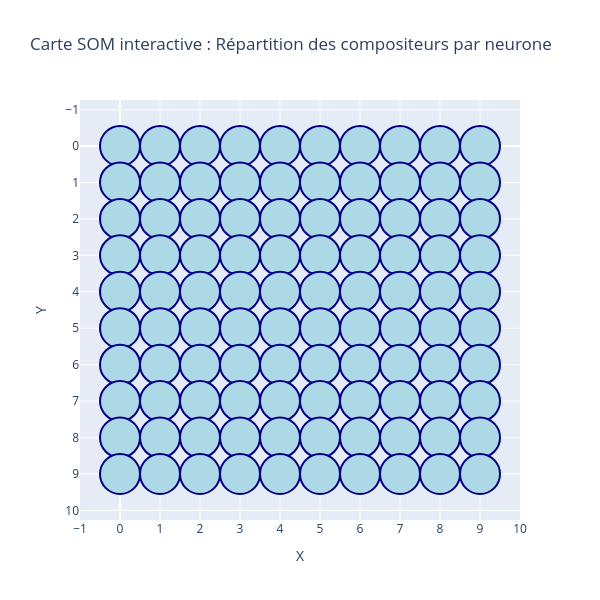

Here is the notebook cell this chart was saved with:
### Markdown cell above
## Avec un entraînement stochastique

### Code cell
import numpy as np
import pandas as pd
from minisom import MiniSom
from sklearn.preprocessing import MinMaxScaler
from collections import defaultdict, Counter
import plotly.graph_objects as go

scaler = MinMaxScaler()
X_scaled = scaler.fit_transform(X)

# === 3. SOM training ===
som_size = 10
som = MiniSom(x=som_size, y=som_size, input_len=4896, sigma=1.0, learning_rate=0.5)
som.random_weights_init(X_scaled)
som.train_random(X_scaled, 1990)

# === 4. Associer chaque entrée à un neurone ===
winner_map = defaultdict(list)
for i, x in enumerate(X_scaled):
    w = som.winner(x)
    winner_map[w].append(y[i])

# === 5. Préparation des données pour affichage Plotly ===
x_coords, y_coords, texts = [], [], []

for x in range(som_size):
    for y in range(som_size):
        x_coords.append(x)
        y_coords.append(y)
        comps = winner_map.get((x, y), [])
        if comps:
            counts = Counter(comps)
            text = "<br>".join([f"{k}: {v}" for k, v in counts.items()])
        else:
            text = "Aucun morceau"
        texts.append(text)

# === 6. Création de la figure Plotly ===
fig = go.Figure()

fig.add_trace(go.Scatter(
    x=x_coords,
    y=y_coords,
    mode='markers',
    marker=dict(size=40, color='lightblue', line=dict(width=2, color='darkblue')),
    text=texts,
    hoverinfo='text'
))

fig.update_layout(
    title="Carte SOM interactive : Répartition des compositeurs par neurone",
    xaxis=dict(title="X", range=[-1, som_size], dtick=1),
    yaxis=dict(title="Y", range=[-1, som_size], dtick=1, autorange="reversed"),
    showlegend=False,
    width=600,
    height=600
)

fig.show()

### Figure 1 — Plotly figure (JSON) as saved in the notebook; plotly's stock layout.template omitted (floating-point values rounded to 4 significant figures)
{"data": [{"hoverinfo": "text", "marker": {"color": "lightblue", "line": {"color": "darkblue", "width": 2}, "size": 40}, "mode": "markers", "text": ["Bartok; Bela: 3<br>Britten; Benjamin: 1<br>Schoenberg; Arnold: 3<br>Varese; Edgar: 3<br>Webern; Anton: 1<br>Messiaen; Olivier: 13<br>Prokofiew; Sergej: 1<br>Faure; Gabriel: 1", "Bartok; Bela: 1<br>Berg; Alban: 5<br>Hindemith; Paul: 5<br>Schoenberg; Arnold: 2<br>Shostakovich; Dmitri: 1<br>Stravinsky; Igor: 3<br>Varese; Edgar: 1<br>Webern; Anton: 4<br>Weill; Kurt: 3<br>Boulez; Pierre: 4<br>Messiaen; Olivier: 3<br>Faure; Gabriel: 1", "Debussy; Claude: 2<br>Bartok; Bela: 2<br>Berg; Alban: 1<br>Verdi; Giuseppe: 1<br>Messiaen; Olivier: 1<br>Milhaud; Darius: 1<br>Prokofiew; Sergej: 1<br>Shostakovich; Dmitri: 1<br>Chopin; Frederic: 1<br>Faure; Gabriel: 1", "Lully; Jean-Baptiste: 1<br>Messiaen; Olivier: 1<br>Mussorgsky; Modest: 1<br>Saint-Saens; Camille: 1<br>Beethoven; Ludwig van: 2<br>Debussy; Claude: 2<br>Platti; Giovanni Benedetto: 1<br>Haydn; Joseph: 2<br>Prokofiew; Sergej: 1<br>Chopin; Frederic: 1<br>Schumann; Robert: 1", "Stamitz; Johann: 2<br>Lully; Jean-Baptiste: 1<br>Purcell; Henry: 1<br>Rameau; Jean-Phillipe: 2<br>Vivaldi; Antonio: 1<br>Haydn; Joseph: 4<br>Stravinsky; Igor: 1<br>Brahms; Johannes: 1<br>Mendelssohn-Bartholdy; Felix: 2<br>Beethoven; Ludwig van: 1<br>Bach; Carl Philipp Emanuel: 2<br>Scarlatti; Domenico: 1<br>Platti; Giovanni Benedetto: 2<br>Schumann; Robert: 1", "Stamitz; Johann: 1<br>Purcell; Henry: 4<br>Rameau; Jean-Phillipe: 6<br>Vivaldi; Antonio: 2<br>Boccherini; Luigi Rodolofo: 1<br>Haydn; Joseph: 1<br>Mendelssohn-Bartholdy; Felix: 1", "Stamitz; Johann: 1<br>Corelli; Arcangelo: 1<br>Vivaldi; Antonio: 1<br>Boccherini; Luigi Rodolofo: 1<br>Haydn; Joseph: 4<br>Mozart; Wolfgang Amadeus: 4<br>Mendelssohn-Bartholdy; Felix: 2<br>Rimsky-Korsakov; Nicolai: 1<br>Wagner; Richard: 1<br>Bach; Carl Philipp Emanuel: 2<br>Debussy; Claude: 1<br>Schubert; Franz: 2<br>Bach; Johann Sebastian: 3<br>Couperin; Francois: 3<br>Rameau; Jean-Phillipe: 2<br>Cimarosa; Domenico: 3<br>Dussek; Jan Ladislav: 2<br>Grieg; Edvard: 1", "Mahler; Gustav: 1<br>Lully; Jean-Baptiste: 1<br>Rameau; Jean-Phillipe: 2<br>Vivaldi; Antonio: 2<br>Grieg; Edvard: 1<br>Bach; Carl Philipp Emanuel: 1<br>Bach; Johann Sebastian: 2<br>Haydn; Joseph: 1<br>Shostakovich; Dmitri: 4<br>Brahms; Johannes: 2<br>Chopin; Frederic: 1<br>Tchaikovsky; Peter Iljitsch: 1", "Brahms; Johannes: 3<br>Saint-Saens; Camille: 2<br>Verdi; Giuseppe: 1<br>Beethoven; Ludwig van: 1<br>Bach; Carl Philipp Emanuel: 1<br>Schubert; Franz: 3<br>Milhaud; Darius: 1<br>Prokofiew; Sergej: 1", "Beethoven; Ludwig van: 1<br>Corelli; Arcangelo: 1<br>Handel; George Frederic: 1<br>Vivaldi; Antonio: 2<br>Pleyel; Ignace Joseph: 1<br>Debussy; Claude: 1<br>Scarlatti; Domenico: 1<br>Schubert; Franz: 2<br>Bach; Johann Sebastian: 2<br>Giustini; Lodovico: 4<br>Milhaud; Darius: 1<br>Prokofiew; Sergej: 1<br>Faure; Gabriel: 1<br>Schumann; Robert: 1<br>Tchaikovsky; Peter Iljitsch: 1", "Debussy; Claude: 2<br>Strauss; Richard: 1<br>Bartok; Bela: 2<br>Berg; Alban: 3<br>Hindemith; Paul: 5<br>Prokofiew; Sergej: 3<br>Schoenberg; Arnold: 4<br>Shostakovich; Dmitri: 4<br>Stravinsky; Igor: 2<br>Varese; Edgar: 2<br>Webern; Anton: 3<br>Weill; Kurt: 1<br>Ravel; Maurice: 1<br>Boulez; Pierre: 3<br>Messiaen; Olivier: 5", "Mahler; Gustav: 2<br>Antheil; George: 1<br>Berg; Alban: 1<br>Britten; Benjamin: 1<br>Hindemith; Paul: 4<br>Shostakovich; Dmitri: 8<br>Stravinsky; Igor: 1<br>Varese; Edgar: 1<br>Weill; Kurt: 1<br>Dvorak; Antonin: 1<br>Liszt; Franz: 3<br>Debussy; Claude: 1<br>Bartok; Bela: 1<br>Boulez; Pierre: 2<br>Milhaud; Darius: 1<br>Schoenberg; Arnold: 5<br>Tchaikovsky; Peter Iljitsch: 1", "Beethoven; Ludwig van: 1<br>Debussy; Claude: 1<br>Sibelius; Jean: 1<br>Antheil; George: 2<br>Bartok; Bela: 4<br>Hindemith; Paul: 12<br>Messiaen; Olivier: 10<br>Schoenberg; Arnold: 9<br>Stravinsky; Igor: 2<br>Varese; Edgar: 2<br>Webern; Anton: 1<br>Bruckner; Anton: 2<br>Liszt; Franz: 2<br>Wagner; Richard: 1<br>Boulez; Pierre: 1<br>Prokofiew; Sergej: 1<br>Shostakovich; Dmitri: 1", "Strauss; Richard: 1<br>Bartok; Bela: 2<br>Hindemith; Paul: 1<br>Borodin; Alexander: 1<br>Rimsky-Korsakov; Nicolai: 1<br>Smetana; Bedrich: 1<br>Verdi; Giuseppe: 2<br>Beethoven; Ludwig van: 1<br>Sibelius; Jean: 1<br>Mozart; Wolfgang Amadeus: 1<br>Milhaud; Darius: 1", "Telemann; Georg Philipp: 1<br>Vivaldi; Antonio: 1<br>Weill; Kurt: 1<br>Brahms; Johannes: 1<br>Dvorak; Antonin: 1<br>Sibelius; Jean: 2<br>Rameau; Jean-Phillipe: 3<br>Grieg; Edvard: 1", "Beethoven; Ludwig van: 3<br>Rossini; Gioacchino: 3<br>Tchaikovsky; Peter Iljitsch: 2<br>Verdi; Giuseppe: 1<br>Ravel; Maurice: 1<br>Scarlatti; Domenico: 3<br>Schubert; Franz: 2<br>Sibelius; Jean: 1<br>Bach; Johann Sebastian: 1<br>Chopin; Frederic: 1<br>Grieg; Edvard: 1<br>Mendelssohn-Bartholdy; Felix: 2", "Bach; Carl Philipp Emanuel: 2<br>Mahler; Gustav: 1<br>Schubert; Franz: 1<br>Brahms; Johannes: 1<br>Mussorgsky; Modest: 1<br>Saint-Saens; Camille: 1<br>Wagner; Richard: 1<br>Debussy; Claude: 1<br>Ravel; Maurice: 1<br>Bach; Johann Sebastian: 2<br>Platti; Giovanni Benedetto: 1<br>Rameau; Jean-Phillipe: 1<br>Clementi; Muzio: 2<br>Haydn; Joseph: 1<br>Bartok; Bela: 1<br>Grieg; Edvard: 2<br>Mendelssohn-Bartholdy; Felix: 2", "Debussy; Claude: 1<br>Schoenberg; Arnold: 1<br>Tchaikovsky; Peter Iljitsch: 2<br>Ravel; Maurice: 1<br>Bach; Johann Sebastian: 1<br>Shostakovich; Dmitri: 1", "Schubert; Franz: 4<br>Sibelius; Jean: 1<br>Mussorgsky; Modest: 1<br>Beethoven; Ludwig van: 1<br>Bach; Johann Sebastian: 1<br>Brahms; Johannes: 1<br>Chopin; Frederic: 2<br>Faure; Gabriel: 2<br>Liszt; Franz: 1", "Purcell; Henry: 1<br>Rameau; Jean-Phillipe: 1<br>Pleyel; Ignace Joseph: 1<br>Weber; Carl Maria von: 2<br>Bach; Johann Sebastian: 2<br>Dussek; Jan Ladislav: 1<br>Haydn; Joseph: 1<br>Mozart; Wolfgang Amadeus: 1<br>Milhaud; Darius: 1<br>Schumann; Clara: 1<br>Liszt; Franz: 1", "Debussy; Claude: 1<br>Strauss; Richard: 1<br>Antheil; George: 1<br>Bartok; Bela: 1<br>Britten; Benjamin: 2<br>Hindemith; Paul: 1<br>Ives; Charles Edward: 1<br>Schoenberg; Arnold: 2<br>Shostakovich; Dmitri: 12<br>Varese; Edgar: 4<br>Webern; Anton: 3<br>Brahms; Johannes: 1<br>Bruckner; Anton: 1<br>Liszt; Franz: 1<br>Mussorgsky; Modest: 1<br>Tchaikovsky; Peter Iljitsch: 1", "Mahler; Gustav: 1<br>Messiaen; Olivier: 1<br>Webern; Anton: 2<br>Bruckner; Anton: 1<br>Dvorak; Antonin: 1<br>Debussy; Claude: 1<br>Bartok; Bela: 1<br>Prokofiew; Sergej: 2<br>Brahms; Johannes: 1", "Mahler; Gustav: 1<br>Vivaldi; Antonio: 1<br>Haydn; Johann Michael: 1<br>Berlioz; Hector: 1<br>Tchaikovsky; Peter Iljitsch: 1<br>Bach; Carl Philipp Emanuel: 2<br>Ravel; Maurice: 1<br>Sibelius; Jean: 1<br>Bach; Johann Sebastian: 6<br>Couperin; Francois: 1<br>Platti; Giovanni Benedetto: 2<br>Dussek; Jan Ladislav: 1<br>Haydn; Joseph: 1<br>Bartok; Bela: 1<br>Shostakovich; Dmitri: 1<br>Brahms; Johannes: 1<br>Mendelssohn-Bartholdy; Felix: 1<br>Schumann; Robert: 1", "Albinoni; Tomaso: 2<br>Berlioz; Hector: 1<br>Grieg; Edvard: 2<br>Mendelssohn-Bartholdy; Felix: 3<br>Schumann; Robert: 1<br>Beethoven; Ludwig van: 1<br>Couperin; Francois: 4<br>Rameau; Jean-Phillipe: 1<br>Dussek; Jan Ladislav: 1<br>Brahms; Johannes: 1<br>Schumann; Clara: 1", "Bach; Johann Sebastian: 1<br>Antheil; George: 1<br>Mendelssohn-Bartholdy; Felix: 1<br>Smetana; Bedrich: 1<br>Beethoven; Ludwig van: 1<br>Scarlatti; Domenico: 2<br>Weber; Carl Maria von: 3<br>Platti; Giovanni Benedetto: 2<br>Rameau; Jean-Phillipe: 3<br>Milhaud; Darius: 1<br>Prokofiew; Sergej: 1<br>Chopin; Frederic: 1<br>Grieg; Edvard: 1<br>Schumann; Robert: 1", "Beethoven; Ludwig van: 1<br>Debussy; Claude: 1<br>Bartok; Bela: 1<br>Prokofiew; Sergej: 2<br>Shostakovich; Dmitri: 1<br>Grieg; Edvard: 1<br>Verdi; Giuseppe: 1<br>Faure; Gabriel: 1<br>Mendelssohn-Bartholdy; Felix: 1", "Strauss; Richard: 1<br>Prokofiew; Sergej: 2<br>Berlioz; Hector: 1<br>Brahms; Johannes: 1<br>Bruckner; Anton: 1<br>Liszt; Franz: 3<br>Mussorgsky; Modest: 1<br>Bartok; Bela: 1<br>Faure; Gabriel: 1", "Debussy; Claude: 2<br>Schubert; Franz: 1<br>Weill; Kurt: 1<br>Borodin; Alexander: 2<br>Brahms; Johannes: 1<br>Bruckner; Anton: 2<br>Saint-Saens; Camille: 1<br>Weber; Carl Maria von: 1<br>Hindemith; Paul: 1<br>Schoenberg; Arnold: 1<br>Shostakovich; Dmitri: 1<br>Chopin; Frederic: 1<br>Grieg; Edvard: 1<br>Schumann; Robert: 2", "Strauss; Richard: 1<br>Schumann; Robert: 1<br>Beethoven; Ludwig van: 4<br>Bach; Carl Philipp Emanuel: 1<br>Dussek; Jan Ladislav: 1<br>Haydn; Joseph: 1<br>Milhaud; Darius: 1<br>Shostakovich; Dmitri: 3<br>Chopin; Frederic: 1", "Beethoven; Ludwig van: 2<br>Strauss; Richard: 1<br>Mozart; Wolfgang Amadeus: 1<br>Wagner; Richard: 1<br>Schubert; Franz: 1<br>Weber; Carl Maria von: 1<br>Bach; Johann Sebastian: 1<br>Haydn; Joseph: 3<br>Shostakovich; Dmitri: 1<br>Liszt; Franz: 2", "Mahler; Gustav: 1<br>Ravel; Maurice: 2<br>Sibelius; Jean: 2<br>Hindemith; Paul: 1<br>Stravinsky; Igor: 2<br>Varese; Edgar: 1<br>Platti; Giovanni Benedetto: 2<br>Clementi; Muzio: 1<br>Bartok; Bela: 1<br>Prokofiew; Sergej: 1<br>Shostakovich; Dmitri: 2", "Rossini; Gioacchino: 1<br>Mozart; Wolfgang Amadeus: 6<br>Britten; Benjamin: 1<br>Scarlatti; Domenico: 3<br>Schubert; Franz: 1<br>Bach; Johann Sebastian: 2<br>Cimarosa; Domenico: 1<br>Clementi; Muzio: 2<br>Dussek; Jan Ladislav: 2<br>Shostakovich; Dmitri: 1", "Mozart; Leopold: 1<br>Schubert; Franz: 1<br>Stamitz; Johann: 2<br>Telemann; Georg Philipp: 1<br>Corelli; Arcangelo: 1<br>Boccherini; Luigi Rodolofo: 1<br>Haydn; Johann Michael: 2<br>Haydn; Joseph: 6<br>Mozart; Wolfgang Amadeus: 12<br>Salieri; Antonio: 3<br>Brahms; Johannes: 1<br>Cimarosa; Domenico: 1<br>Clementi; Muzio: 1<br>Dussek; Jan Ladislav: 3", "Lully; Jean-Baptiste: 2<br>Bach; Johann Christian: 1<br>Haydn; Joseph: 5<br>Mozart; Wolfgang Amadeus: 3<br>Mendelssohn-Bartholdy; Felix: 2<br>Scarlatti; Domenico: 1<br>Couperin; Francois: 2<br>Platti; Giovanni Benedetto: 1<br>Rameau; Jean-Phillipe: 1<br>Clementi; Muzio: 1<br>Prokofiew; Sergej: 1<br>Shostakovich; Dmitri: 1<br>Chopin; Frederic: 1<br>Schumann; Clara: 1", "Albinoni; Tomaso: 2<br>Bach; Johann Sebastian: 5<br>Hindemith; Paul: 1<br>Dvorak; Antonin: 1<br>Mendelssohn-Bartholdy; Felix: 1<br>Verdi; Giuseppe: 1<br>Bach; Carl Philipp Emanuel: 1<br>Scarlatti; Domenico: 1<br>Schubert; Franz: 1<br>Sibelius; Jean: 1<br>Platti; Giovanni Benedetto: 1<br>Rameau; Jean-Phillipe: 1<br>Cimarosa; Domenico: 1<br>Dussek; Jan Ladislav: 1<br>Liszt; Franz: 1", "Ravel; Maurice: 1<br>Schubert; Franz: 1<br>Bartok; Bela: 1<br>Stravinsky; Igor: 1<br>Rimsky-Korsakov; Nicolai: 1<br>Beethoven; Ludwig van: 1<br>Weber; Carl Maria von: 1<br>Prokofiew; Sergej: 2<br>Faure; Gabriel: 1<br>Tchaikovsky; Peter Iljitsch: 1", "Beethoven; Ludwig van: 1<br>Mahler; Gustav: 1<br>Schubert; Franz: 1<br>Strauss; Richard: 1<br>Telemann; Georg Philipp: 1<br>Weber; Carl Maria von: 3<br>Vivaldi; Antonio: 1<br>Boccherini; Luigi Rodolofo: 1<br>Haydn; Joseph: 1<br>Bartok; Bela: 1<br>Weill; Kurt: 1<br>Berlioz; Hector: 1<br>Saint-Saens; Camille: 1<br>Verdi; Giuseppe: 3<br>Wagner; Richard: 1<br>Scarlatti; Domenico: 1<br>Schoenberg; Arnold: 1<br>Liszt; Franz: 1", "Beethoven; Ludwig van: 3<br>Schubert; Franz: 3<br>Weber; Carl Maria von: 1<br>Corelli; Arcangelo: 1<br>Handel; George Frederic: 2<br>Bach; Johann Christian: 3<br>Boccherini; Luigi Rodolofo: 2<br>Haydn; Joseph: 3<br>Tchaikovsky; Peter Iljitsch: 2<br>Bach; Carl Philipp Emanuel: 3<br>Bach; Johann Sebastian: 3<br>Platti; Giovanni Benedetto: 2<br>Cimarosa; Domenico: 2<br>Dussek; Jan Ladislav: 1<br>Prokofiew; Sergej: 1<br>Shostakovich; Dmitri: 1<br>Chopin; Frederic: 1<br>Grieg; Edvard: 1", "Schubert; Franz: 1<br>Britten; Benjamin: 1<br>Hindemith; Paul: 1<br>Prokofiew; Sergej: 1<br>Shostakovich; Dmitri: 1<br>Mussorgsky; Modest: 1<br>Verdi; Giuseppe: 1<br>Platti; Giovanni Benedetto: 4<br>Haydn; Joseph: 2<br>Mozart; Wolfgang Amadeus: 3<br>Schumann; Clara: 1<br>Faure; Gabriel: 1", "Beethoven; Ludwig van: 1<br>Schubert; Franz: 1<br>Bach; Johann Christian: 1<br>Haydn; Joseph: 5<br>Mozart; Wolfgang Amadeus: 4<br>Pleyel; Ignace Joseph: 1<br>Mussorgsky; Modest: 1<br>Schumann; Robert: 1<br>Shostakovich; Dmitri: 1<br>Liszt; Franz: 2", "Weber; Carl Maria von: 2<br>Bach; Johann Sebastian: 3<br>Corelli; Arcangelo: 1<br>Boccherini; Luigi Rodolofo: 1<br>Haydn; Joseph: 4<br>Grieg; Edvard: 1<br>Mendelssohn-Bartholdy; Felix: 1<br>Bach; Carl Philipp Emanuel: 1<br>Scarlatti; Domenico: 2<br>Schubert; Franz: 1<br>Clementi; Muzio: 1<br>Dussek; Jan Ladislav: 1<br>Shostakovich; Dmitri: 1<br>Schumann; Robert: 1<br>Tchaikovsky; Peter Iljitsch: 1", "Rossini; Gioacchino: 1<br>Schubert; Franz: 1<br>Telemann; Georg Philipp: 5<br>Bach; Johann Sebastian: 12<br>Corelli; Arcangelo: 1<br>Handel; George Frederic: 1<br>Boccherini; Luigi Rodolofo: 1<br>Salieri; Antonio: 1<br>Rameau; Jean-Phillipe: 2<br>Haydn; Joseph: 1", "Mozart; Leopold: 1<br>Handel; George Frederic: 3<br>Bach; Johann Christian: 1<br>Boccherini; Luigi Rodolofo: 2<br>Haydn; Johann Michael: 1<br>Haydn; Joseph: 2<br>Mozart; Wolfgang Amadeus: 2<br>Salieri; Antonio: 1<br>Clementi; Muzio: 1<br>Grieg; Edvard: 1", "Beethoven; Ludwig van: 3<br>Mahler; Gustav: 2<br>Schubert; Franz: 3<br>Bach; Johann Sebastian: 1<br>Boccherini; Luigi Rodolofo: 4<br>Haydn; Joseph: 2<br>Mozart; Wolfgang Amadeus: 4<br>Salieri; Antonio: 1<br>Mendelssohn-Bartholdy; Felix: 2<br>Schumann; Robert: 1<br>Clementi; Muzio: 1<br>Brahms; Johannes: 1<br>Grieg; Edvard: 1", "Vivaldi; Antonio: 1<br>Stravinsky; Igor: 2<br>Dvorak; Antonin: 1<br>Debussy; Claude: 1<br>Scarlatti; Domenico: 1<br>Bach; Johann Sebastian: 2<br>Rameau; Jean-Phillipe: 2<br>Grieg; Edvard: 2", "Mahler; Gustav: 1<br>Sibelius; Jean: 1<br>Bach; Johann Sebastian: 2<br>Shostakovich; Dmitri: 2<br>Weill; Kurt: 1<br>Brahms; Johannes: 1<br>Debussy; Claude: 2<br>Haydn; Joseph: 1<br>Milhaud; Darius: 2<br>Faure; Gabriel: 1", "Bach; Johann Christian: 1<br>Mozart; Wolfgang Amadeus: 2<br>Borodin; Alexander: 1<br>Saint-Saens; Camille: 1<br>Schumann; Robert: 2<br>Tchaikovsky; Peter Iljitsch: 3<br>Beethoven; Ludwig van: 3<br>Ravel; Maurice: 1<br>Bach; Johann Sebastian: 1<br>Platti; Giovanni Benedetto: 3<br>Dussek; Jan Ladislav: 1<br>Shostakovich; Dmitri: 1<br>Chopin; Frederic: 1", "Hindemith; Paul: 1<br>Stravinsky; Igor: 2<br>Tchaikovsky; Peter Iljitsch: 1<br>Scarlatti; Domenico: 1<br>Weber; Carl Maria von: 1<br>Bach; Johann Sebastian: 5<br>Platti; Giovanni Benedetto: 1<br>Milhaud; Darius: 1<br>Shostakovich; Dmitri: 2<br>Schumann; Clara: 1<br>Grieg; Edvard: 1<br>Liszt; Franz: 1<br>Schumann; Robert: 3", "Beethoven; Ludwig van: 3<br>Rossini; Gioacchino: 1<br>Schubert; Franz: 2<br>Bach; Johann Sebastian: 3<br>Boccherini; Luigi Rodolofo: 1<br>Haydn; Joseph: 4<br>Mozart; Wolfgang Amadeus: 4<br>Borodin; Alexander: 1<br>Schumann; Robert: 2<br>Bach; Carl Philipp Emanuel: 2<br>Weber; Carl Maria von: 1<br>Platti; Giovanni Benedetto: 1<br>Cimarosa; Domenico: 3<br>Liszt; Franz: 1<br>Mendelssohn-Bartholdy; Felix: 3", "Beethoven; Ludwig van: 2<br>Schubert; Franz: 1<br>Mozart; Wolfgang Amadeus: 1<br>Stravinsky; Igor: 1<br>Schumann; Robert: 2<br>Shostakovich; Dmitri: 1<br>Chopin; Frederic: 1<br>Grieg; Edvard: 1<br>Liszt; Franz: 1", "Ravel; Maurice: 3<br>Dvorak; Antonin: 2<br>Tchaikovsky; Peter Iljitsch: 2<br>Beethoven; Ludwig van: 1<br>Bach; Carl Philipp Emanuel: 1<br>Sibelius; Jean: 1<br>Weber; Carl Maria von: 1<br>Bach; Johann Sebastian: 1<br>Rameau; Jean-Phillipe: 1<br>Grieg; Edvard: 2<br>Mendelssohn-Bartholdy; Felix: 3<br>Schumann; Robert: 1", "Bach; Carl Philipp Emanuel: 1<br>Bach; Johann Sebastian: 3<br>Grieg; Edvard: 1<br>Tchaikovsky; Peter Iljitsch: 1<br>Beethoven; Ludwig van: 1<br>Rameau; Jean-Phillipe: 5<br>Mendelssohn-Bartholdy; Felix: 1<br>Schumann; Robert: 1", "Bach; Carl Philipp Emanuel: 1<br>Mozart; Leopold: 1<br>Schubert; Franz: 1<br>Telemann; Georg Philipp: 1<br>Bach; Johann Christian: 2<br>Grieg; Edvard: 1<br>Scarlatti; Domenico: 1<br>Giustini; Lodovico: 1<br>Rameau; Jean-Phillipe: 1<br>Cimarosa; Domenico: 1<br>Clementi; Muzio: 3<br>Haydn; Joseph: 1", "Schubert; Franz: 1<br>Telemann; Georg Philipp: 1<br>Boccherini; Luigi Rodolofo: 1<br>Haydn; Joseph: 2<br>Salieri; Antonio: 1<br>Britten; Benjamin: 1<br>Brahms; Johannes: 1<br>Verdi; Giuseppe: 1<br>Prokofiew; Sergej: 1<br>Schumann; Robert: 1", "Mahler; Gustav: 1<br>Albinoni; Tomaso: 1<br>Corelli; Arcangelo: 1<br>Vivaldi; Antonio: 1<br>Haydn; Joseph: 3<br>Shostakovich; Dmitri: 1<br>Weill; Kurt: 1<br>Saint-Saens; Camille: 1<br>Schumann; Robert: 1<br>Smetana; Bedrich: 1<br>Verdi; Giuseppe: 1<br>Wagner; Richard: 1<br>Beethoven; Ludwig van: 1<br>Scarlatti; Domenico: 2<br>Bach; Johann Sebastian: 1<br>Rameau; Jean-Phillipe: 2<br>Clementi; Muzio: 1<br>Dussek; Jan Ladislav: 1<br>Stravinsky; Igor: 2", "Albinoni; Tomaso: 2<br>Bach; Johann Sebastian: 4<br>Mussorgsky; Modest: 1<br>Rameau; Jean-Phillipe: 2<br>Cimarosa; Domenico: 1<br>Mendelssohn-Bartholdy; Felix: 1", "Telemann; Georg Philipp: 2<br>Handel; George Frederic: 3<br>Vivaldi; Antonio: 3<br>Grieg; Edvard: 1<br>Mendelssohn-Bartholdy; Felix: 2<br>Saint-Saens; Camille: 1<br>Verdi; Giuseppe: 1<br>Bach; Carl Philipp Emanuel: 1<br>Bach; Johann Sebastian: 2<br>Rameau; Jean-Phillipe: 2<br>Bartok; Bela: 1<br>Milhaud; Darius: 1", "Telemann; Georg Philipp: 2<br>Albinoni; Tomaso: 2<br>Corelli; Arcangelo: 1<br>Handel; George Frederic: 8<br>Vivaldi; Antonio: 1<br>Bach; Johann Christian: 2<br>Mozart; Wolfgang Amadeus: 1<br>Berlioz; Hector: 1<br>Sibelius; Jean: 2<br>Bach; Johann Sebastian: 1<br>Couperin; Francois: 1<br>Rameau; Jean-Phillipe: 1<br>Cimarosa; Domenico: 2<br>Dussek; Jan Ladislav: 2<br>Milhaud; Darius: 1<br>Liszt; Franz: 1", "Weber; Carl Maria von: 1<br>Vivaldi; Antonio: 1<br>Bach; Johann Christian: 1<br>Boccherini; Luigi Rodolofo: 1<br>Haydn; Joseph: 2<br>Mozart; Wolfgang Amadeus: 2<br>Saint-Saens; Camille: 1<br>Smetana; Bedrich: 1<br>Beethoven; Ludwig van: 1<br>Platti; Giovanni Benedetto: 1", "Stamitz; Johann: 7<br>Vivaldi; Antonio: 1<br>Bach; Johann Christian: 9<br>Haydn; Joseph: 7<br>Mozart; Wolfgang Amadeus: 7<br>Schumann; Clara: 1", "Stamitz; Johann: 1<br>Bach; Johann Sebastian: 2<br>Brahms; Johannes: 1<br>Debussy; Claude: 1<br>Ravel; Maurice: 1<br>Scarlatti; Domenico: 1<br>Couperin; Francois: 2<br>Rameau; Jean-Phillipe: 3<br>Haydn; Joseph: 2<br>Shostakovich; Dmitri: 1<br>Chopin; Frederic: 1<br>Schumann; Clara: 2<br>Liszt; Franz: 1<br>Schumann; Robert: 1", "Telemann; Georg Philipp: 1<br>Bach; Johann Sebastian: 3<br>Vivaldi; Antonio: 1<br>Mendelssohn-Bartholdy; Felix: 1<br>Mussorgsky; Modest: 1<br>Saint-Saens; Camille: 1<br>Debussy; Claude: 1<br>Sibelius; Jean: 1<br>Giustini; Lodovico: 1<br>Shostakovich; Dmitri: 1<br>Chopin; Frederic: 2<br>Liszt; Franz: 1", "Telemann; Georg Philipp: 1<br>Bach; Johann Sebastian: 3<br>Handel; George Frederic: 2<br>Purcell; Henry: 1<br>Tchaikovsky; Peter Iljitsch: 1<br>Sibelius; Jean: 1<br>Couperin; Francois: 2", "Sibelius; Jean: 1<br>Bach; Johann Sebastian: 2<br>Ives; Charles Edward: 1<br>Verdi; Giuseppe: 1<br>Debussy; Claude: 1<br>Schubert; Franz: 1<br>Couperin; Francois: 3<br>Milhaud; Darius: 1<br>Shostakovich; Dmitri: 2<br>Brahms; Johannes: 2<br>Liszt; Franz: 1<br>Mendelssohn-Bartholdy; Felix: 2<br>Schumann; Robert: 1<br>Tchaikovsky; Peter Iljitsch: 1", "Ravel; Maurice: 1<br>Sibelius; Jean: 1<br>Weill; Kurt: 1<br>Verdi; Giuseppe: 1<br>Debussy; Claude: 1<br>Schubert; Franz: 1<br>Bartok; Bela: 2<br>Prokofiew; Sergej: 1<br>Schumann; Robert: 2", "Sibelius; Jean: 1<br>Vivaldi; Antonio: 1<br>Antheil; George: 1<br>Prokofiew; Sergej: 1<br>Smetana; Bedrich: 1<br>Verdi; Giuseppe: 1<br>Shostakovich; Dmitri: 2<br>Schumann; Clara: 1<br>Grieg; Edvard: 1", "Schubert; Franz: 1<br>Albinoni; Tomaso: 1<br>Vivaldi; Antonio: 1<br>Mozart; Wolfgang Amadeus: 1<br>Grieg; Edvard: 1<br>Sibelius; Jean: 1<br>Bach; Johann Sebastian: 3<br>Couperin; Francois: 3<br>Rameau; Jean-Phillipe: 2<br>Shostakovich; Dmitri: 1<br>Schumann; Clara: 1<br>Mendelssohn-Bartholdy; Felix: 1", "Stamitz; Johann: 1<br>Telemann; Georg Philipp: 1<br>Handel; George Frederic: 4<br>Mozart; Wolfgang Amadeus: 3<br>Stravinsky; Igor: 1<br>Bach; Carl Philipp Emanuel: 1<br>Sibelius; Jean: 1<br>Couperin; Francois: 5<br>Cimarosa; Domenico: 1<br>Clementi; Muzio: 1<br>Haydn; Joseph: 1<br>Prokofiew; Sergej: 1<br>Liszt; Franz: 1<br>Mendelssohn-Bartholdy; Felix: 1", "Stamitz; Johann: 2<br>Telemann; Georg Philipp: 1<br>Albinoni; Tomaso: 2<br>Bach; Johann Sebastian: 1<br>Handel; George Frederic: 3<br>Vivaldi; Antonio: 2<br>Bach; Carl Philipp Emanuel: 1<br>Couperin; Francois: 2<br>Platti; Giovanni Benedetto: 1<br>Cimarosa; Domenico: 1<br>Dussek; Jan Ladislav: 2<br>Mozart; Wolfgang Amadeus: 1", "Mozart; Leopold: 2<br>Schubert; Franz: 1<br>Stamitz; Johann: 1<br>Telemann; Georg Philipp: 1<br>Corelli; Arcangelo: 1<br>Handel; George Frederic: 1<br>Bach; Johann Christian: 2<br>Mozart; Wolfgang Amadeus: 3<br>Schumann; Robert: 1<br>Bach; Carl Philipp Emanuel: 1<br>Scarlatti; Domenico: 1<br>Couperin; Francois: 1<br>Cimarosa; Domenico: 2<br>Clementi; Muzio: 1<br>Dussek; Jan Ladislav: 1", "Mozart; Leopold: 4<br>Stamitz; Johann: 1<br>Vivaldi; Antonio: 3<br>Bach; Johann Christian: 1<br>Haydn; Joseph: 2<br>Mozart; Wolfgang Amadeus: 6<br>Giustini; Lodovico: 1<br>Cimarosa; Domenico: 2<br>Dussek; Jan Ladislav: 1<br>Chopin; Frederic: 1<br>Grieg; Edvard: 1", "Schubert; Franz: 2<br>Haydn; Joseph: 2<br>Mozart; Wolfgang Amadeus: 5<br>Saint-Saens; Camille: 1<br>Beethoven; Ludwig van: 1<br>Bach; Carl Philipp Emanuel: 1<br>Ravel; Maurice: 1<br>Scarlatti; Domenico: 1<br>Couperin; Francois: 2<br>Giustini; Lodovico: 1<br>Cimarosa; Domenico: 1<br>Clementi; Muzio: 5<br>Dussek; Jan Ladislav: 3<br>Schumann; Robert: 1<br>Tchaikovsky; Peter Iljitsch: 1", "Schubert; Franz: 1<br>Strauss; Richard: 1<br>Bach; Johann Sebastian: 3<br>Purcell; Henry: 1<br>Ives; Charles Edward: 1<br>Prokofiew; Sergej: 1<br>Stravinsky; Igor: 1<br>Grieg; Edvard: 4<br>Mussorgsky; Modest: 1<br>Tchaikovsky; Peter Iljitsch: 1<br>Wagner; Richard: 1<br>Beethoven; Ludwig van: 1<br>Scarlatti; Domenico: 1<br>Couperin; Francois: 5<br>Clementi; Muzio: 3", "Ravel; Maurice: 2<br>Lully; Jean-Baptiste: 5<br>Borodin; Alexander: 1<br>Grieg; Edvard: 3<br>Debussy; Claude: 2<br>Scarlatti; Domenico: 1<br>Bach; Johann Sebastian: 3<br>Dussek; Jan Ladislav: 1<br>Mozart; Wolfgang Amadeus: 1<br>Milhaud; Darius: 1<br>Brahms; Johannes: 1<br>Mendelssohn-Bartholdy; Felix: 3<br>Schumann; Robert: 1", "Sibelius; Jean: 1<br>Shostakovich; Dmitri: 1<br>Stravinsky; Igor: 1<br>Mussorgsky; Modest: 1<br>Dussek; Jan Ladislav: 1<br>Webern; Anton: 1<br>Brahms; Johannes: 2", "Sibelius; Jean: 1<br>Bruckner; Anton: 1<br>Liszt; Franz: 1<br>Schoenberg; Arnold: 1", "Corelli; Arcangelo: 1<br>Handel; George Frederic: 1<br>Britten; Benjamin: 1<br>Dvorak; Antonin: 1<br>Mendelssohn-Bartholdy; Felix: 3<br>Schumann; Robert: 1<br>Weber; Carl Maria von: 1<br>Bach; Johann Sebastian: 1<br>Platti; Giovanni Benedetto: 3<br>Mozart; Wolfgang Amadeus: 1<br>Milhaud; Darius: 1<br>Prokofiew; Sergej: 1<br>Shostakovich; Dmitri: 1<br>Schumann; Clara: 1<br>Tchaikovsky; Peter Iljitsch: 1", "Beethoven; Ludwig van: 1<br>Mozart; Leopold: 2<br>Albinoni; Tomaso: 2<br>Handel; George Frederic: 4<br>Bach; Johann Christian: 3<br>Haydn; Joseph: 1<br>Saint-Saens; Camille: 1<br>Schubert; Franz: 1", "Beethoven; Ludwig van: 2<br>Schubert; Franz: 1<br>Handel; George Frederic: 1<br>Vivaldi; Antonio: 1<br>Bach; Johann Christian: 1<br>Haydn; Johann Michael: 1<br>Haydn; Joseph: 2<br>Mozart; Wolfgang Amadeus: 2<br>Salieri; Antonio: 1<br>Cimarosa; Domenico: 3<br>Clementi; Muzio: 1<br>Dussek; Jan Ladislav: 3<br>Mendelssohn-Bartholdy; Felix: 1", "Bach; Carl Philipp Emanuel: 1<br>Corelli; Arcangelo: 2<br>Handel; George Frederic: 1<br>Vivaldi; Antonio: 1<br>Boccherini; Luigi Rodolofo: 4<br>Haydn; Johann Michael: 1<br>Haydn; Joseph: 1<br>Saint-Saens; Camille: 1<br>Debussy; Claude: 1<br>Weber; Carl Maria von: 1<br>Mozart; Wolfgang Amadeus: 1<br>Schumann; Robert: 1", "Mozart; Leopold: 1<br>Rossini; Gioacchino: 2<br>Telemann; Georg Philipp: 1<br>Weber; Carl Maria von: 2<br>Handel; George Frederic: 1<br>Bach; Johann Christian: 1<br>Boccherini; Luigi Rodolofo: 2<br>Haydn; Johann Michael: 2<br>Haydn; Joseph: 2<br>Mozart; Wolfgang Amadeus: 9<br>Pleyel; Ignace Joseph: 2<br>Salieri; Antonio: 3<br>Grieg; Edvard: 2<br>Beethoven; Ludwig van: 1<br>Rameau; Jean-Phillipe: 1<br>Cimarosa; Domenico: 2<br>Dussek; Jan Ladislav: 1<br>Liszt; Franz: 1", "Bach; Carl Philipp Emanuel: 2<br>Telemann; Georg Philipp: 1<br>Weber; Carl Maria von: 3<br>Albinoni; Tomaso: 2<br>Bach; Johann Sebastian: 1<br>Haydn; Johann Michael: 1<br>Mozart; Wolfgang Amadeus: 6<br>Pleyel; Ignace Joseph: 1<br>Salieri; Antonio: 1<br>Stravinsky; Igor: 1<br>Weill; Kurt: 1<br>Wagner; Richard: 1<br>Beethoven; Ludwig van: 1<br>Platti; Giovanni Benedetto: 5<br>Clementi; Muzio: 1<br>Dussek; Jan Ladislav: 1<br>Haydn; Joseph: 4<br>Grieg; Edvard: 2", "Mahler; Gustav: 1<br>Ravel; Maurice: 1<br>Strauss; Richard: 2<br>Antheil; George: 1<br>Britten; Benjamin: 1<br>Prokofiew; Sergej: 1<br>Shostakovich; Dmitri: 2<br>Borodin; Alexander: 1<br>Brahms; Johannes: 1<br>Rimsky-Korsakov; Nicolai: 1<br>Schumann; Robert: 1<br>Beethoven; Ludwig van: 1<br>Bach; Johann Sebastian: 1<br>Mozart; Wolfgang Amadeus: 1<br>Hindemith; Paul: 1<br>Stravinsky; Igor: 1", "Purcell; Henry: 1<br>Rameau; Jean-Phillipe: 1<br>Stravinsky; Igor: 1<br>Brahms; Johannes: 2<br>Verdi; Giuseppe: 1<br>Wagner; Richard: 1<br>Bach; Carl Philipp Emanuel: 1<br>Scarlatti; Domenico: 1<br>Schubert; Franz: 2<br>Shostakovich; Dmitri: 1<br>Chopin; Frederic: 1<br>Mendelssohn-Bartholdy; Felix: 1", "Lully; Jean-Baptiste: 3<br>Beethoven; Ludwig van: 2<br>Debussy; Claude: 3<br>Schubert; Franz: 1<br>Bach; Johann Sebastian: 3<br>Shostakovich; Dmitri: 5<br>Chopin; Frederic: 2<br>Faure; Gabriel: 1<br>Grieg; Edvard: 1", "Sibelius; Jean: 1<br>Stravinsky; Igor: 1<br>Borodin; Alexander: 1<br>Brahms; Johannes: 1<br>Mussorgsky; Modest: 1<br>Rimsky-Korsakov; Nicolai: 1<br>Debussy; Claude: 1<br>Schubert; Franz: 1<br>Messiaen; Olivier: 1<br>Chopin; Frederic: 1<br>Schumann; Clara: 1<br>Schumann; Robert: 1", "Berg; Alban: 1<br>Weill; Kurt: 1<br>Saint-Saens; Camille: 1<br>Ravel; Maurice: 1<br>Prokofiew; Sergej: 1<br>Chopin; Frederic: 2<br>Faure; Gabriel: 1<br>Tchaikovsky; Peter Iljitsch: 1", "Mahler; Gustav: 1<br>Sibelius; Jean: 3<br>Strauss; Richard: 1<br>Messiaen; Olivier: 1<br>Shostakovich; Dmitri: 4<br>Borodin; Alexander: 1<br>Dvorak; Antonin: 2<br>Schumann; Robert: 1<br>Schubert; Franz: 1<br>Platti; Giovanni Benedetto: 1<br>Prokofiew; Sergej: 1<br>Faure; Gabriel: 1", "Sibelius; Jean: 2<br>Albinoni; Tomaso: 2<br>Bach; Johann Sebastian: 2<br>Corelli; Arcangelo: 1<br>Haydn; Johann Michael: 1<br>Weill; Kurt: 1<br>Bruckner; Anton: 1<br>Schumann; Robert: 1<br>Smetana; Bedrich: 1<br>Verdi; Giuseppe: 1<br>Weber; Carl Maria von: 1<br>Platti; Giovanni Benedetto: 1<br>Cimarosa; Domenico: 1<br>Haydn; Joseph: 2<br>Milhaud; Darius: 1<br>Schumann; Clara: 1", "Mahler; Gustav: 1<br>Mozart; Leopold: 1<br>Telemann; Georg Philipp: 1<br>Albinoni; Tomaso: 3<br>Bach; Johann Sebastian: 5<br>Vivaldi; Antonio: 1<br>Haydn; Joseph: 2<br>Mozart; Wolfgang Amadeus: 1<br>Mendelssohn-Bartholdy; Felix: 1<br>Rimsky-Korsakov; Nicolai: 1<br>Weber; Carl Maria von: 1<br>Platti; Giovanni Benedetto: 1<br>Clementi; Muzio: 1<br>Chopin; Frederic: 1", "Beethoven; Ludwig van: 3<br>Schubert; Franz: 2<br>Strauss; Richard: 1<br>Telemann; Georg Philipp: 1<br>Bach; Johann Sebastian: 4<br>Haydn; Joseph: 3<br>Mozart; Wolfgang Amadeus: 5<br>Pleyel; Ignace Joseph: 2<br>Mendelssohn-Bartholdy; Felix: 1<br>Schumann; Robert: 2<br>Weber; Carl Maria von: 2<br>Rameau; Jean-Phillipe: 1<br>Cimarosa; Domenico: 1<br>Clementi; Muzio: 3<br>Shostakovich; Dmitri: 1<br>Chopin; Frederic: 1<br>Liszt; Franz: 1", "Debussy; Claude: 1<br>Mahler; Gustav: 1<br>Mozart; Leopold: 1<br>Schubert; Franz: 1<br>Weber; Carl Maria von: 3<br>Albinoni; Tomaso: 1<br>Bach; Johann Sebastian: 3<br>Corelli; Arcangelo: 1<br>Vivaldi; Antonio: 1<br>Shostakovich; Dmitri: 1<br>Berlioz; Hector: 1<br>Brahms; Johannes: 3<br>Liszt; Franz: 3<br>Schumann; Robert: 2<br>Beethoven; Ludwig van: 2<br>Bach; Carl Philipp Emanuel: 1<br>Platti; Giovanni Benedetto: 2<br>Cimarosa; Domenico: 1<br>Mozart; Wolfgang Amadeus: 2<br>Prokofiew; Sergej: 1<br>Stravinsky; Igor: 1", "Bartok; Bela: 2<br>Bruckner; Anton: 1<br>Saint-Saens; Camille: 1<br>Webern; Anton: 1<br>Boulez; Pierre: 1<br>Messiaen; Olivier: 4<br>Milhaud; Darius: 5<br>Schoenberg; Arnold: 1", "Debussy; Claude: 2<br>Mahler; Gustav: 1<br>Bach; Carl Philipp Emanuel: 2<br>Bach; Johann Sebastian: 2<br>Cimarosa; Domenico: 1<br>Messiaen; Olivier: 2<br>Liszt; Franz: 1", "Lully; Jean-Baptiste: 2<br>Purcell; Henry: 1<br>Rameau; Jean-Phillipe: 11<br>Dvorak; Antonin: 1<br>Weber; Carl Maria von: 1", "Prokofiew; Sergej: 1<br>Ravel; Maurice: 1<br>Sibelius; Jean: 2<br>Bach; Johann Sebastian: 3<br>Dussek; Jan Ladislav: 1<br>Shostakovich; Dmitri: 4<br>Brahms; Johannes: 1<br>Chopin; Frederic: 3<br>Faure; Gabriel: 1<br>Liszt; Franz: 1<br>Mendelssohn-Bartholdy; Felix: 1", "Hindemith; Paul: 4<br>Shostakovich; Dmitri: 1<br>Bruckner; Anton: 2<br>Liszt; Franz: 1<br>Tchaikovsky; Peter Iljitsch: 1<br>Bach; Johann Sebastian: 1<br>Brahms; Johannes: 3<br>Mendelssohn-Bartholdy; Felix: 1", "Mahler; Gustav: 1<br>Sibelius; Jean: 1<br>Ives; Charles Edward: 3<br>Prokofiew; Sergej: 4<br>Stravinsky; Igor: 1<br>Weill; Kurt: 1<br>Tchaikovsky; Peter Iljitsch: 3<br>Verdi; Giuseppe: 1<br>Beethoven; Ludwig van: 1<br>Dussek; Jan Ladislav: 1", "Beethoven; Ludwig van: 2<br>Sibelius; Jean: 3<br>Handel; George Frederic: 1<br>Vivaldi; Antonio: 1<br>Haydn; Joseph: 5<br>Weill; Kurt: 1<br>Berlioz; Hector: 1<br>Dvorak; Antonin: 1<br>Rimsky-Korsakov; Nicolai: 1<br>Bach; Carl Philipp Emanuel: 2<br>Scarlatti; Domenico: 1<br>Weber; Carl Maria von: 1<br>Platti; Giovanni Benedetto: 2<br>Clementi; Muzio: 1<br>Mozart; Wolfgang Amadeus: 5<br>Grieg; Edvard: 1", "Beethoven; Ludwig van: 3<br>Stamitz; Johann: 2<br>Telemann; Georg Philipp: 1<br>Weber; Carl Maria von: 1<br>Bach; Johann Sebastian: 1<br>Corelli; Arcangelo: 1<br>Handel; George Frederic: 1<br>Vivaldi; Antonio: 1<br>Haydn; Johann Michael: 1<br>Haydn; Joseph: 1<br>Mozart; Wolfgang Amadeus: 3<br>Pleyel; Ignace Joseph: 2<br>Platti; Giovanni Benedetto: 1<br>Clementi; Muzio: 2<br>Dussek; Jan Ladislav: 1<br>Chopin; Frederic: 1<br>Schumann; Robert: 1"], "type": "scatter", "x": [0, 0, 0, 0, 0, 0, 0, 0, 0, 0, 1, 1, 1, 1, 1, 1, 1, 1, 1, 1, 2, 2, 2, 2, 2, 2, 2, 2, 2, 2, 3, 3, 3, 3, 3, 3, 3, 3, 3, 3, 4, 4, 4, 4, 4, 4, 4, 4, 4, 4, 5, 5, 5, 5, 5, 5, 5, 5, 5, 5, 6, 6, 6, 6, 6, 6, 6, 6, 6, 6, 7, 7, 7, 7, 7, 7, 7, 7, 7, 7, 8, 8, 8, 8, 8, 8, 8, 8, 8, 8, 9, 9, 9, 9, 9, 9, 9, 9, 9, 9], "y": [0, 1, 2, 3, 4, 5, 6, 7, 8, 9, 0, 1, 2, 3, 4, 5, 6, 7, 8, 9, 0, 1, 2, 3, 4, 5, 6, 7, 8, 9, 0, 1, 2, 3, 4, 5, 6, 7, 8, 9, 0, 1, 2, 3, 4, 5, 6, 7, 8, 9, 0, 1, 2, 3, 4, 5, 6, 7, 8, 9, 0, 1, 2, 3, 4, 5, 6, 7, 8, 9, 0, 1, 2, 3, 4, 5, 6, 7, 8, 9, 0, 1, 2, 3, 4, 5, 6, 7, 8, 9, 0, 1, 2, 3, 4, 5, 6, 7, 8, 9]}], "layout": {"height": 600, "showlegend": false, "title": {"text": "Carte SOM interactive : Répartition des compositeurs par neurone"}, "width": 600, "xaxis": {"dtick": 1, "range": [-1, 10], "title": {"text": "X"}}, "yaxis": {"autorange": "reversed", "dtick": 1, "range": [-1, 10], "title": {"text": "Y"}}}}
